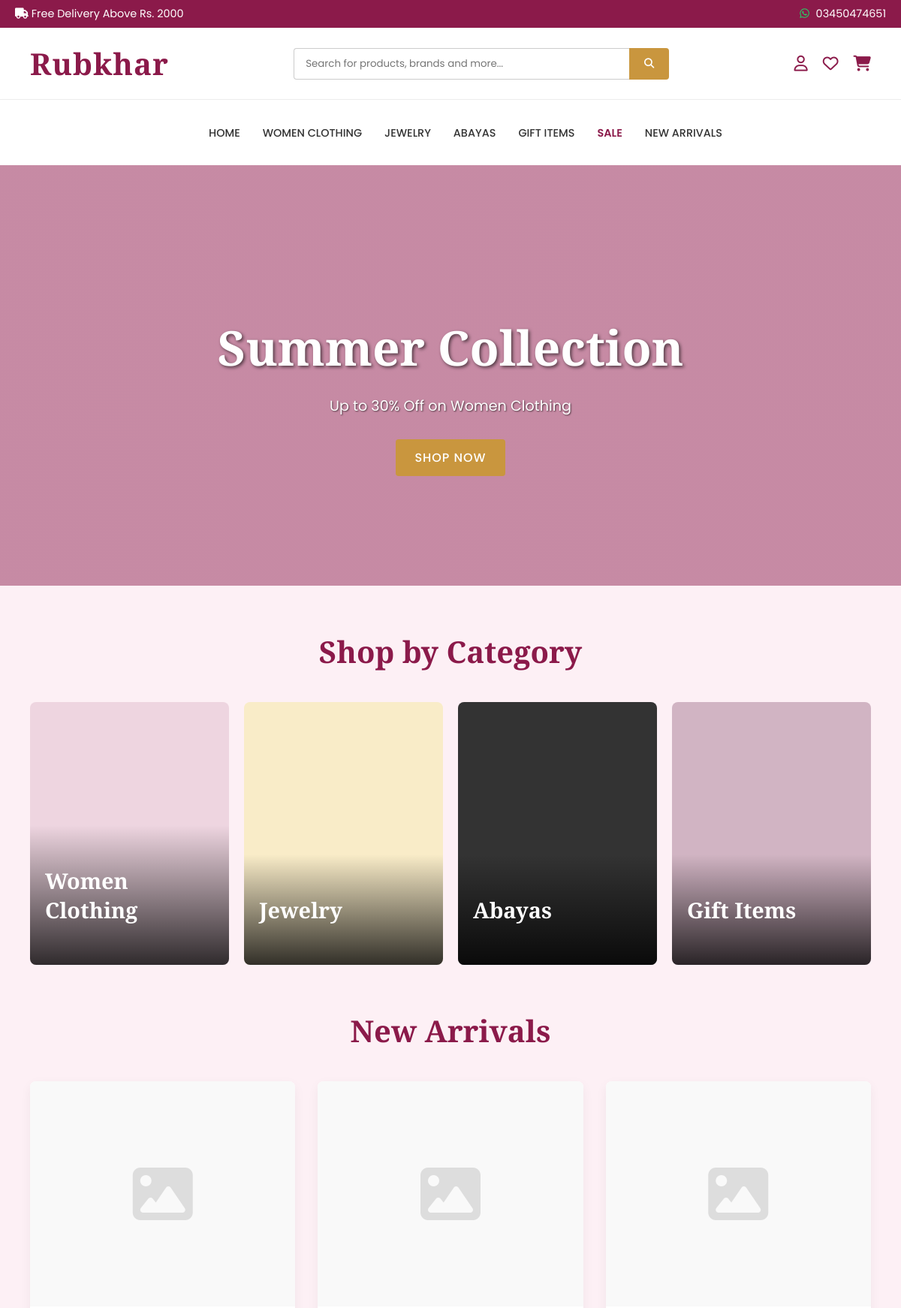
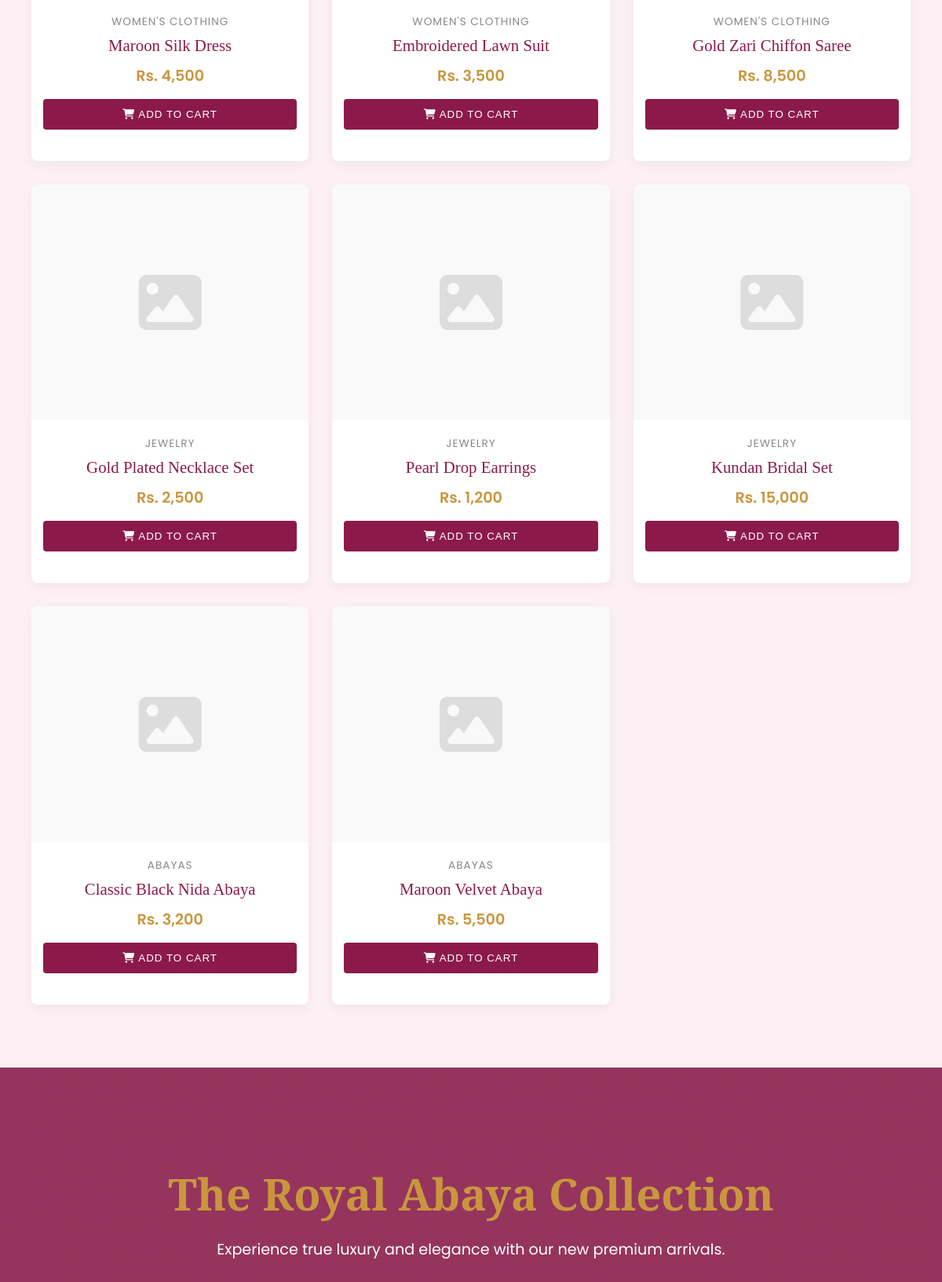
The page / (upper part) on the database its author committed (2 pictures, top to bottom).
### tables this page shows
CREATE TABLE IF NOT EXISTS products (
    id INT AUTO_INCREMENT PRIMARY KEY,
    category_id INT NOT NULL,
    name VARCHAR(255) NOT NULL,
    slug VARCHAR(255) NOT NULL UNIQUE,
    description TEXT,
    price DECIMAL(10, 2) NOT NULL,
    stock INT DEFAULT 0,
    image_url VARCHAR(255),
    created_at TIMESTAMP DEFAULT CURRENT_TIMESTAMP,
    FOREIGN KEY (category_id) REFERENCES categories(id) ON DELETE CASCADE
);

CREATE TABLE IF NOT EXISTS categories (
    id INT AUTO_INCREMENT PRIMARY KEY,
    name VARCHAR(100) NOT NULL,
    slug VARCHAR(100) NOT NULL UNIQUE,
    description TEXT,
    created_at TIMESTAMP DEFAULT CURRENT_TIMESTAMP
);

### index.php (the view, shortened to what this page needs)
<?php
require_once 'includes/db.php';
$stmt = $pdo->query("SELECT p.*, c.name as category_name FROM products p JOIN categories c ON p.category_id = c.id ORDER BY p.created_at DESC LIMIT 8");
$new_arrivals = $stmt->fetchAll();
include 'includes/header.php';
?>
<main>
    <section class="hero-slider">
        <div class="slide slide-1 active" style="background: linear-gradient(rgba(139, 26, 74, 0.4), rgba(139, 26, 74, 0.4)), #eed5e0;">
            <div class="slide-content">
                <h2>Summer Collection</h2>
                <p>Up to 30% Off on Women Clothing</p>
                <a href="/category.php?slug=womens-clothing" class="btn">Shop Now</a>
            </div>
        </div>
    </section>
    <section class="category-section">
        <h2 class="section-title">Shop by Category</h2>
        <div class="category-grid">
            <a href="/category.php?slug=womens-clothing" class="category-card">
                <div class="placeholder-bg" style="background-color: #eed5e0;"></div>
                <div class="overlay">
                    <h3>Women Clothing</h3>
                </div>
            </a>
            <a href="/category.php?slug=jewelry" class="category-card">
                <div class="placeholder-bg" style="background-color: #f9ecc8;"></div>
                <div class="overlay">
                    <h3>Jewelry</h3>
                </div>
            </a>
            <a href="/category.php?slug=abayas" class="category-card">
                <div class="placeholder-bg" style="background-color: #333;"></div>
                <div class="overlay">
                    <h3>Abayas</h3>
                </div>
            </a>
            <a href="/category.php?slug=gift-items" class="category-card">
                <div class="placeholder-bg" style="background-color: #d1b4c3;"></div>
                <div class="overlay">
                    <h3>Gift Items</h3>
                </div>
            </a>
        </div>
    </section>
    <section class="products-section">
        <h2 class="section-title">New Arrivals</h2>
        <div class="product-grid">
            <?php foreach ($new_arrivals as $product): ?>
                <div class="product-card">
                    <div class="product-img">
                        <i class="fas fa-image"></i>
                    </div>
                    <div class="product-info">
                        <div class="product-category"><?= htmlspecialchars($product['category_name']) ?></div>
                        <div class="product-name" title="<?= htmlspecialchars($product['name']) ?>">
                            <?= htmlspecialchars($product['name']) ?>
                        </div>
                        <div class="product-price">Rs. <?= number_format($product['price']) ?></div>
                        <button class="btn btn-maroon" style="width: 100%;"><i class="fas fa-shopping-cart"></i> Add to Cart</button>
                    </div>
                </div>
            <?php endforeach; ?>
        </div>
    </section>
    <section class="promo-banner">
        <div>
            <h2>The Royal Abaya Collection</h2>
            <p>Experience true luxury and elegance with our new premium arrivals.</p>
        </div>
    </section>
</main>
<?php include 'includes/footer.php'; ?>

### assets/css/style.css (style rules this page uses)
:root { --primary: #8B1A4A; --maroon: #8B1A4A; --gold: #C9963E; --white: #FFFFFF; --light-pink: #FDF0F5; --font-heading: 'Playfair Display', serif; --font-body: 'Poppins', sans-serif; }
html { scroll-behavior: smooth; }
body { font-family: var(--font-body); background-color: var(--light-pink); color: #333; margin: 0; padding: 0; box-sizing: border-box; overflow-x: hidden; }
* { box-sizing: border-box; }
.btn { transition: all 0.3s cubic-bezier(0.25, 0.8, 0.25, 1); }
.product-card { transition: transform 0.3s ease, box-shadow 0.3s ease; }
.product-card .product-img { overflow: hidden; }
.product-card .product-img img, .product-card .product-img i { transition: transform 0.5s ease; }

### includes/header.php (style rules this page uses)
a { text-decoration: none; color: inherit; }

### index.php (style rules this page uses)
main { width: 100%; overflow-x: hidden; }
.section-title { text-align: center; font-family: var(--font-heading); font-size: 2.5rem; color: var(--maroon); margin: 60px 0 40px; }
.btn { display: inline-block; padding: 12px 25px; background-color: var(--gold); color: var(--white); border: none; border-radius: 4px; cursor: pointer; font-weight: 500; text-transform: uppercase; letter-spacing: 1px; transition: background 0.3s; }
.btn-maroon { background-color: var(--maroon); }
.hero-slider { position: relative; height: 70vh; min-height: 500px; width: 100%; overflow: hidden; background-color: var(--light-pink); }
.slide { position: absolute; top: 0; left: 0; width: 100%; height: 100%; opacity: 0; transition: opacity 1s ease-in-out; display: flex; align-items: center; justify-content: center; text-align: center; }
.slide.active { opacity: 1; z-index: 1; }
.slide-content { color: var(--white); z-index: 2; padding: 20px; }
.slide-content h2 { font-family: var(--font-heading); font-size: 4rem; margin-bottom: 15px; text-shadow: 2px 2px 4px rgba(0,0,0,0.6); }
.slide-content p { font-size: 1.2rem; margin-bottom: 30px; text-shadow: 1px 1px 2px rgba(0,0,0,0.6); }
.category-section { padding: 0 40px; }
.category-grid { display: grid; grid-template-columns: repeat(auto-fit, minmax(250px, 1fr)); gap: 20px; }
.category-card { position: relative; height: 350px; border-radius: 8px; overflow: hidden; display: block; background-color: #ddd; }
.category-card .placeholder-bg { width: 100%; height: 100%; transition: transform 0.5s; }
.category-card .overlay { position: absolute; bottom: 0; left: 0; width: 100%; padding: 25px 20px; background: linear-gradient(transparent, rgba(0,0,0,0.8)); color: var(--white); }
.category-card h3 { font-family: var(--font-heading); font-size: 1.8rem; }
.products-section { padding: 0 40px; }
.product-grid { display: grid; grid-template-columns: repeat(auto-fit, minmax(260px, 1fr)); gap: 30px; }
.product-card { background: var(--white); border-radius: 8px; overflow: hidden; box-shadow: 0 5px 15px rgba(0,0,0,0.05); transition: transform 0.3s, box-shadow 0.3s; text-align: center; padding-bottom: 20px; }
.product-img { height: 300px; background-color: #f9f9f9; display: flex; justify-content: center; align-items: center; position: relative; color: #ddd; }
.product-img i { font-size: 5rem; }
.product-info { padding: 20px 15px; }
.product-category { color: #888; font-size: 0.85rem; text-transform: uppercase; margin-bottom: 8px; letter-spacing: 1px; }
.product-name { font-family: var(--font-heading); font-size: 1.3rem; color: var(--maroon); margin-bottom: 12px; white-space: nowrap; overflow: hidden; text-overflow: ellipsis; }
.product-price { font-weight: 600; color: var(--gold); font-size: 1.2rem; margin-bottom: 15px; }
.promo-banner { margin: 80px 0; height: 400px; background: linear-gradient(rgba(139, 26, 74, 0.85), rgba(139, 26, 74, 0.85)), url('https://via.placeholder.com/1920x600?text=Abaya+Collection') center/cover; display: flex; align-items: center; justify-content: center; text-align: center; color: var(--white); padding: 0 20px; }
.promo-banner h2 { font-family: var(--font-heading); font-size: 3.5rem; margin-bottom: 15px; color: var(--gold); }
.promo-banner p { font-size: 1.2rem; margin-bottom: 30px; }

### rows shown on the page
products: category.name "WOMEN'S CLOTHING", name "Maroon Silk Dress", price "4,500"
products: category.name "WOMEN'S CLOTHING", name "Embroidered Lawn Suit", price "3,500"
products: category.name "WOMEN'S CLOTHING", name "Gold Zari Chiffon Saree", price "8,500"
products: category.name "JEWELRY", name "Gold Plated Necklace Set", price "2,500"
products: category.name "JEWELRY", name "Pearl Drop Earrings", price "1,200"
products: category.name "JEWELRY", name "Kundan Bridal Set", price "15,000"
products: category.name "ABAYAS", name "Classic Black Nida Abaya", price "3,200"
products: category.name "ABAYAS", name "Maroon Velvet Abaya", price "5,500"
